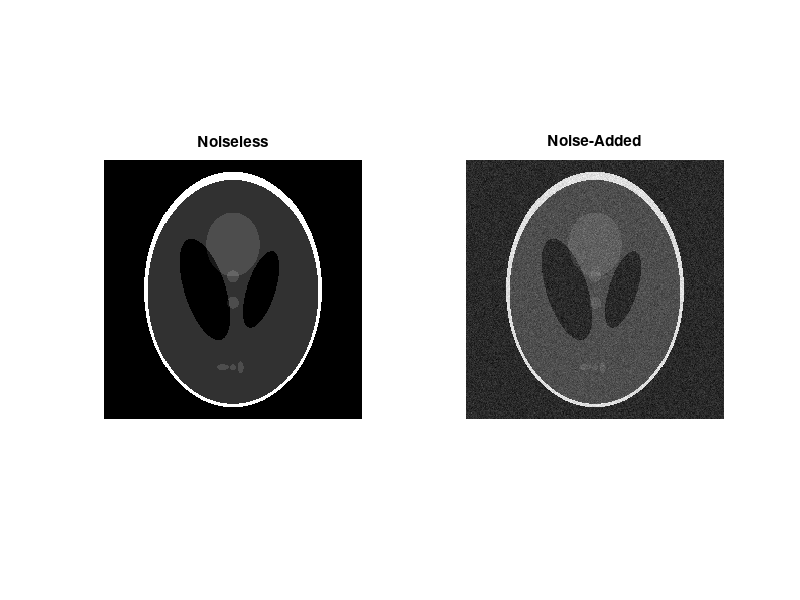

The MATLAB script that drew this image: (Note: this script raises an error after producing the figure.)
% Lawrence Lechuga
% 04/10/2019
% MP 574 Project

%% Create shep-logan phantoms with added noise.
% Noiseless phantom
P0 = phantom('Modified Shepp-Logan',256);
% Noise-added phantom (gaussian noise with zero mean and var = 0.01
P1 = imnoise(P0, 'gaussian',0,0.003);
% plot the two phantoms
figure;
subplot(1,2,1)
imshow(P0,[])
title('Noiseless')
subplot(1,2,2)
imshow(P1,[])
title('Noise-Added')
%% smoothing noise with Edge preserving Bilateral filter
% homogenize the noise in the images with a preprocessing filter to the
% noiseless and the noisy phantoms
P0s = imbilatfilt(P0);
P1s = imbilatfilt(P1);

% display original and filtered images for noiseless phantom
figure;
subplot(1,2,1)
imshow(P0s,[])
title('Original')
subplot(1,2,2)
imshow(P0s,[])
title('Filtered')
% display original and filtered images for the noisy phantom
figure;
subplot(1,2,1)
imshow(P1,[])
title('Original')
subplot(1,2,2)
imshow(P1s,[])
title('Filtered')

% Histogram of noiseless image, both filtered and original
figure;
subplot(1,2,1)
imhist(P0)
xlim([-0.05 1.01])
title('Unfiltered')
subplot(1,2,2)
imhist(P0s)
xlim([-0.05 1.05])
title('Filtered')
sgtitle('Noiseless Images')
% Histogram of noisy image, both filtered and original
figure;
subplot(1,2,1)
imhist(P1)
xlim([-0.05 1.01])
title('Unfiltered')
subplot(1,2,2)
imhist(P1s)
xlim([-0.05 1.05])
title('Filtered')
sgtitle('Noise-Added Images')
% axes were adjust to show intensity at zero

Plarge = phantom('Modified Shepp-Logan',512);